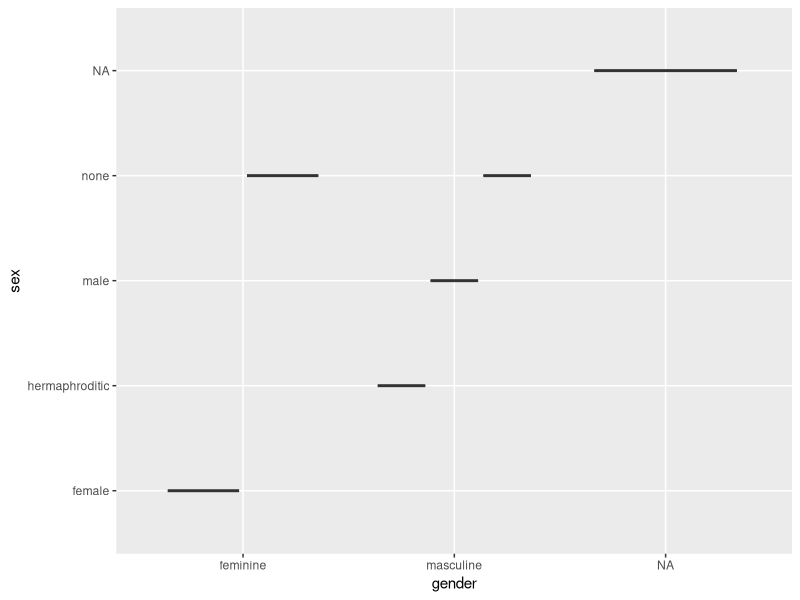

Reproduce this figure in R.
library(dplyr)
library(tidyverse)
data("starwars")

#First Question :
count(unique(starwars %>% select(homeworld)))


#Second Question : ??
mostmovie<-max(lengths(starwars$films))
filter(starwars,lengths(films)== mostmovie)


#Third Question :
massandheight<-starwars %>%
  group_by(species) %>%
  summarize(avg_mass = mean(mass, na.rm=TRUE),avg_height=mean(height,na.rm = TRUE))

massandheight

#Istege olarak ayri islemlere ve degiskenlere de tabi tutulabilir.
'
mass<-starwars %>%
  group_by(species) %>%
  summarize(avg_mass = mean(mass, na.rm=TRUE))
            
height<-starwars %>%
  group_by(species) %>%
  summarize(avg_height=mean(height,na.rm = TRUE))
height
'


#Fourth Quesiton :
starwars<-add_row(starwars,name='Polen Yýlmazay',height=155,mass=40,
                  hair_color='brown',skin_color='wheat',
                  eye_color='brown',birth_year=97.0,sex='female',
                  gender='feminine',homeworld='Tatooine',species='Human',
                  films=list(c('A New Hope','Revenge of the Sith')))

newdata<-starwars
newdata


#Fifth Question : 
starwars_2<-select(starwars,name,mass,height,
                 species,hair_color,skin_color,
                 eye_color,sex,gender)

starwars_2

summarize(starwars_2,
          BMI=mass/((height/100)^2))



#Sixth Question : 
starwars_2<-group_by(starwars_2,
                     BMI=mass/(height*height/10000))

starwars_3<-starwars_2%>%
  mutate(categories=cut(BMI,breaks = c(0,18.50,24.99,29.99,Inf),labels = c("underweight","healthy","overweight","obese")))%>%
  select(species,BMI,categories)%>%
  group_by(species,categories)%>%
  count(categories)

starwars_3


#Bu sekilde de hepsi ayri bir atrribute içine atanipta species sayimi yaptirabiliriz.Sadece bu biraz daha kod kalabalikligina ve ekstra yer tutumuna neden oluyor.
'underweight<-filter(starwars_2,BMI<18.5)
underweight
healthy<-filter(starwars_2,BMI>18.5 & BMI<24.99)
healthy
overweight<-filter(starwars_2,BMI>25.0 & BMI<29.99)
overweight
obese<-filter(starwars_2,BMI>30)

underweight %>%
   group_by(species)%>%
   count(species)

healthy %>%
   group_by(species)%>%
   count(species)

overweight %>%
   group_by(species)%>%
   count(species)

obese %>%
   group_by(species)%>%
   count(species)'


#Seventh Question :
ggplot(data=starwars_2,mapping=aes(x=gender,y=sex,color=BMI)) +
  geom_boxplot(outlier.colour="red", outlier.shape=16,
               outlier.size=2, notch=FALSE)
  #geom_point(mapping=aes(x=gender,y=sex,color=BMI))










